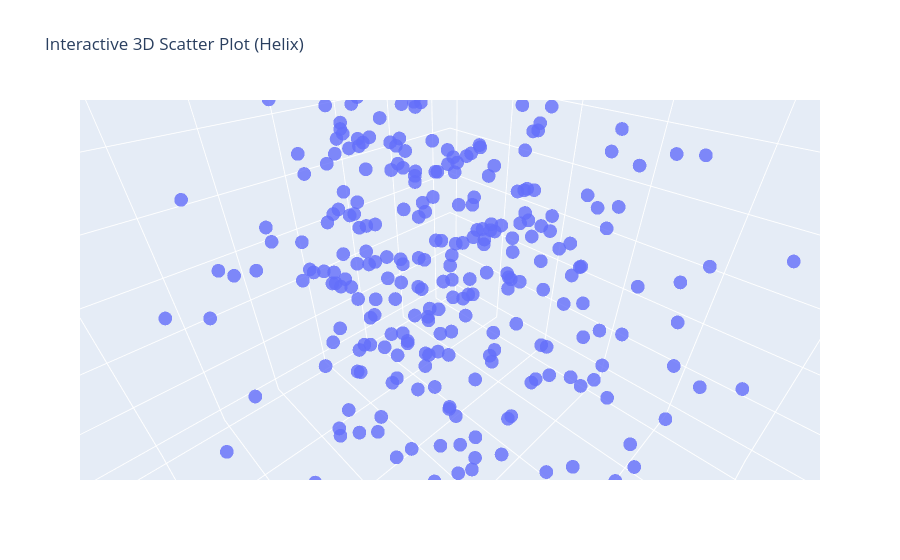

The cell this chart's notebook holds for it:
### Markdown cell above
### Component 5: Layering

One of the most powerful ideas in the Grammar of Graphics is layering.

Visualizations can combine:

- Raw observations
- Statistical summaries

This allows deeper insight into relationships between variables.

### Code cell
import plotly.express as px

fig = px.scatter_3d(
    data,
    x="exit_velocity",
    y='launch_angle',
    z="hit_distance",
    title='Interactive 3D Scatter Plot (Helix)',
    opacity=0.8
)

fig.show()

### Figure 1 — Plotly figure (JSON) as saved in the notebook; plotly's stock layout.template omitted (floating-point values rounded to 4 significant figures; data arrays with more than 128 entries replaced by an {"elided": "..."} marker saying what was removed)
{"data": [{"hovertemplate": "exit_velocity=%{x}<br>launch_angle=%{y}<br>hit_distance=%{z}<extra></extra>", "legendgroup": "", "marker": {"color": "#636efa", "opacity": 0.8, "symbol": "circle"}, "mode": "markers", "name": "", "scene": "scene", "showlegend": false, "type": "scatter3d", "x": {"elided": "300 float values"}, "y": {"elided": "300 float values"}, "z": {"elided": "300 float values"}}], "layout": {"autosize": true, "legend": {"tracegroupgap": 0}, "scene": {"aspectmode": "auto", "aspectratio": {"x": 1, "y": 1, "z": 1}, "camera": {"center": {"x": 0, "y": 0, "z": 0}, "eye": {"x": 0.3439, "y": 0.3439, "z": 0.3439}, "projection": {"type": "perspective"}, "up": {"x": 0, "y": 0, "z": 1}}, "domain": {"x": [0, 1], "y": [0, 1]}, "xaxis": {"title": {"text": "exit_velocity"}, "type": "linear"}, "yaxis": {"title": {"text": "launch_angle"}, "type": "linear"}, "zaxis": {"title": {"text": "hit_distance"}, "type": "linear"}}, "title": {"text": "Interactive 3D Scatter Plot (Helix)"}}}
